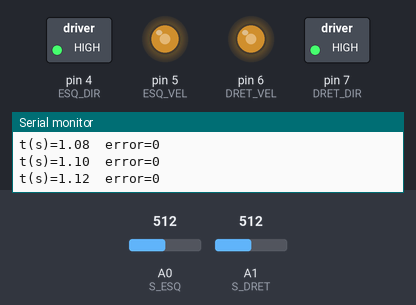
A sketch run on a simulated Arduino Uno, built with avr-gcc and run on an emulated ATmega328P. Shown: switched loads named in the sketch (green lamp = pin HIGH), output pins drawn as LEDs (lit = HIGH), the last lines printed to the serial monitor. The inputs (shaded band) are chosen by the test bench; at power-on: A1 (S_DRET) = 512, A0 (S_ESQ) = 512.

Above: at 1.2 s.
1.3 s: A1 (S_DRET) set to 513
4.3 s: A0 (S_ESQ) set to 716
At 5.1 s:
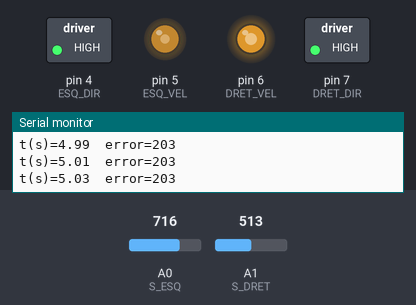
5.8 s: A1 (S_DRET) set to 693
At 7.0 s:
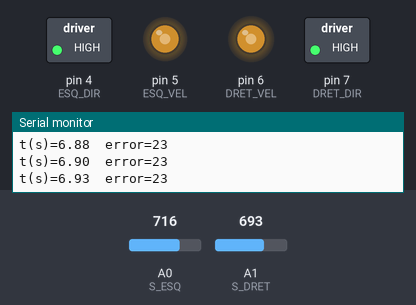
7.3 s: A1 (S_DRET) set to 707
At 8.3 s:
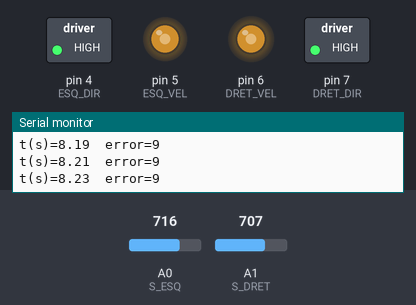
10.3 s: A0 (S_ESQ) set to 699
At 11.5 s:
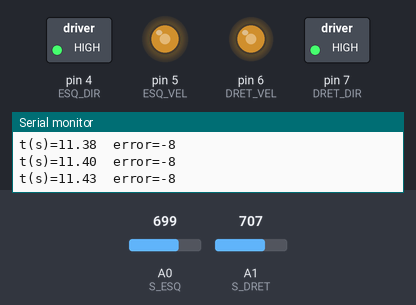
11.8 s: A0 (S_ESQ) set to 1023
At 13.0 s:
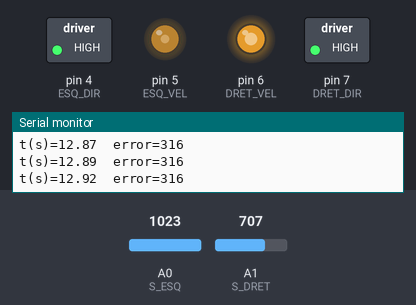
Timing chart, 0 to 14.3 s (numbered marks = the images above; inputs shaded):
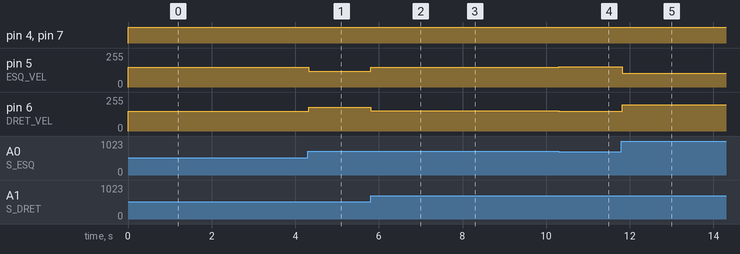

The sketch:

ampliat.ino
```cpp
/*
  Solucionari Repte SA7-C · Seguidor de linia (AMPLIAT)
  AMPLIACIO 1: cronometre del recorregut (Monitor Serie).
  AMPLIACIO 2 + 3: correccio PROPORCIONAL (gir proporcional a la desviacio) -> mes suau.
  Aqui s'usen sensors IR ANALOGICS (mes informacio que el digital): error = esq - dret.
  === PINS (AJUSTAR) ===
*/

const int ESQ_DIR = 4, ESQ_VEL = 5, DRET_DIR = 7, DRET_VEL = 6;   // <-- AJUSTAR
const int S_ESQ = A0, S_DRET = A1;     // sensors IR ANALOGICS
const int BASE = 150;                  // velocitat base
const float Kp = 0.15;                 // AMPLIACIO 3: constant proporcional (ajusta-la)

unsigned long tInici;

void motorsVel(int vE, int vD) {
  digitalWrite(ESQ_DIR, HIGH); analogWrite(ESQ_VEL, constrain(vE, 0, 255));
  digitalWrite(DRET_DIR, HIGH); analogWrite(DRET_VEL, constrain(vD, 0, 255));
}

void setup() {
  pinMode(ESQ_DIR, OUTPUT); pinMode(ESQ_VEL, OUTPUT);
  pinMode(DRET_DIR, OUTPUT); pinMode(DRET_VEL, OUTPUT);
  Serial.begin(9600);
  tInici = millis();   // AMPLIACIO 1: arrenca el cronometre
}

void loop() {
  int esq = analogRead(S_ESQ);
  int dret = analogRead(S_DRET);
  int error = esq - dret;            // desviacio respecte de la linia

  // AMPLIACIO 2+3: correccio proporcional i suau
  int correccio = (int)(Kp * error);
  motorsVel(BASE - correccio, BASE + correccio);

  // AMPLIACIO 1: temps transcorregut
  Serial.print("t(s)="); Serial.print((millis() - tInici) / 1000.0);
  Serial.print("  error="); Serial.println(error);
}
```

Measured:
- after the input at 4.3 s, pin 5 (ESQ_VEL): 150/255 → 120/255 at once; pin 6 (DRET_VEL): 150/255 → 180/255 at once
- after the input at 5.8 s, pin 5 (ESQ_VEL): 120/255 → 147/255 at once; pin 6 (DRET_VEL): 180/255 → 153/255 at once
- after the input at 7.3 s, pin 5 (ESQ_VEL): 147/255 → 149/255 at once; pin 6 (DRET_VEL): 153/255 → 151/255 at once
- after the input at 10.3 s, pin 5 (ESQ_VEL): 149/255 → 151/255 at once; pin 6 (DRET_VEL): 151/255 → 149/255 at once
- after the input at 11.8 s, pin 5 (ESQ_VEL): 151/255 → 103/255 at once; pin 6 (DRET_VEL): 149/255 → 197/255 at once
